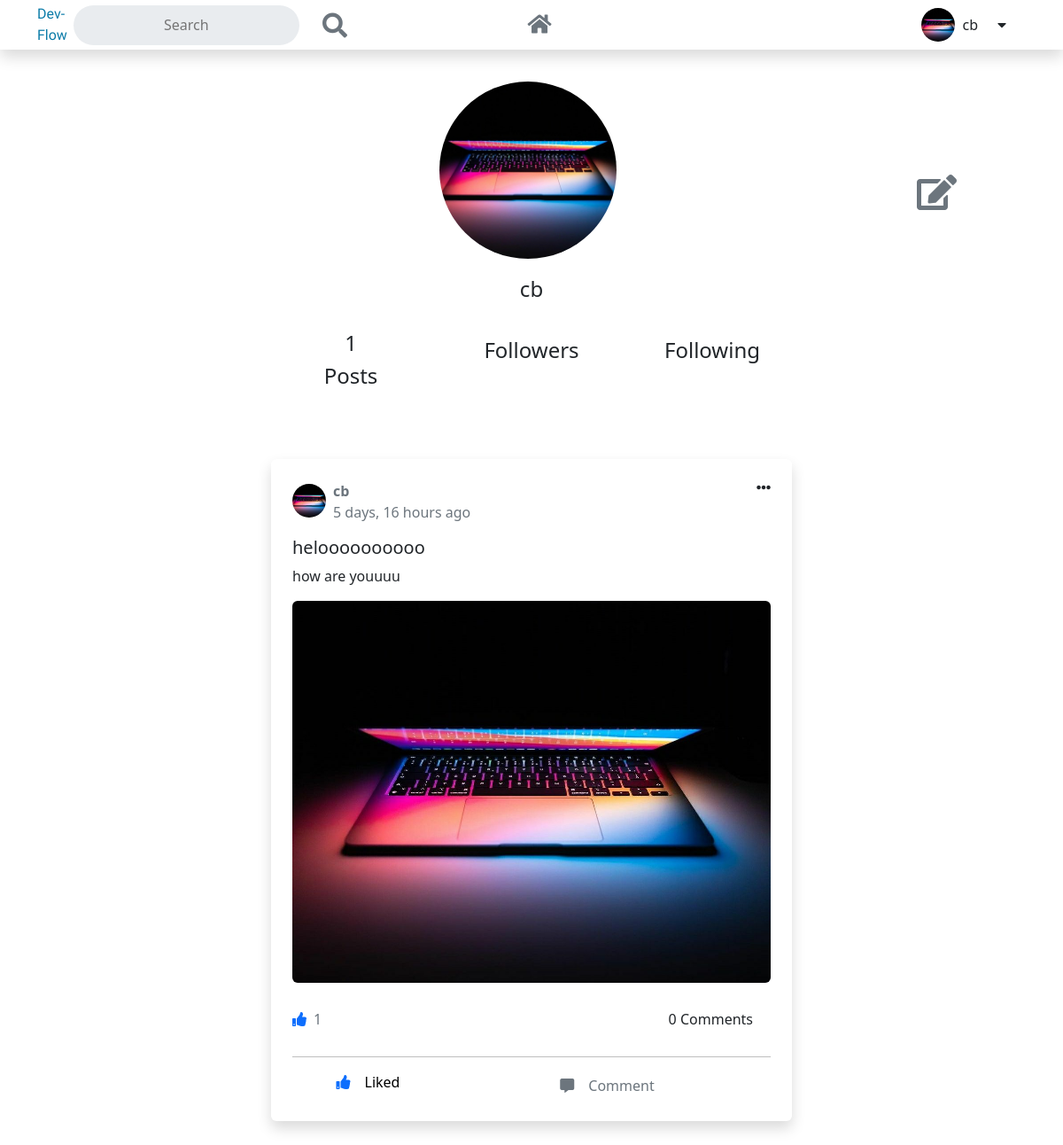
The page /user/profile (signed in) on the database as committed earlier.
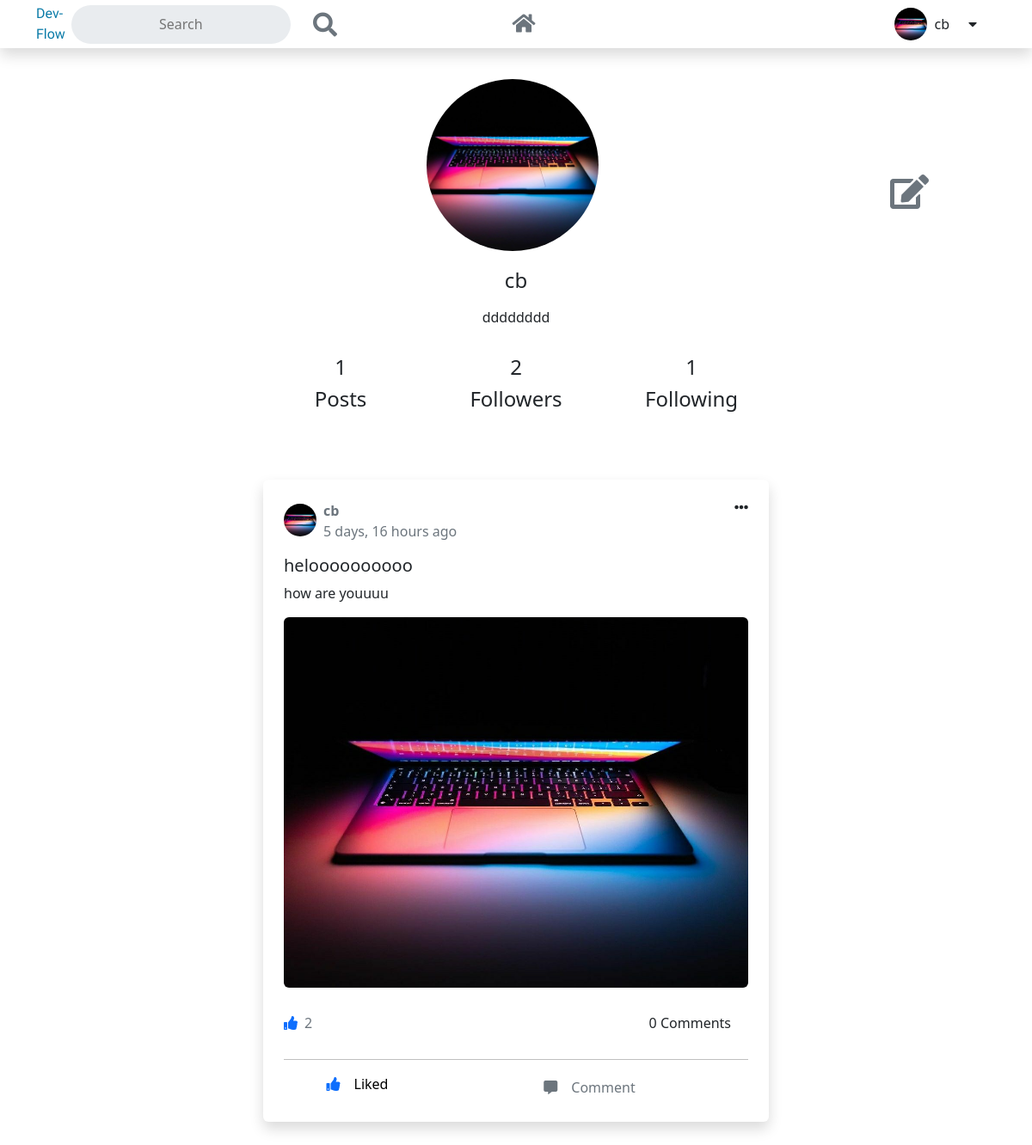
The same page on the database as committed later.
### blogapp/models.py (models this page shows, shortened)
class Blogs(models.Model):
    user = models.ForeignKey(User, on_delete=models.CASCADE, related_name='user_blog')
    LANGUAGE_CHOICES = (
        ('Python', 'Python'),
        ('Java', 'Java'),
        ('Ruby', 'Ruby'),
        ('HTML', 'HTML'),
        ('JavaScript', 'JavaScript'),
        ('C', 'C'),
        ('C++','C++'),
        ('C#','C#'),
        ('PHP','PHP'),
        ('SQL','SQL'),
       ('Swift','Swift'),
       ('Other', 'Other'),
    )
    related_language =  models.CharField(max_length=12, choices=LANGUAGE_CHOICES, null=True, blank=True)
    title = models.CharField(max_length=120)
    description = models.TextField()
    image = models.ImageField(upload_to='blog_images',null=True, blank=True)
    created_at = models.DateTimeField(auto_now_add=True)
    updated_at = models.DateTimeField(auto_now=True)
    liked_by = models.ManyToManyField(User)
    @property
    def get_liked_users(self):
        return self.liked_by.all()
    @property
    def get_likes_count(self):
        return self.get_liked_users.count()

class User(AbstractUser):
    profile_pic = models.ImageField(upload_to='profile_pics', default='default/pro_pic.png')

class UserProfile(models.Model):
    user = models.OneToOneField(User,on_delete=models.CASCADE, related_name='user_profile')
    bio = models.CharField(max_length=120, null=True, blank=True)
    mobile = models.CharField(max_length=12, null=True, blank=True)
    dob = models.DateField(null=True, blank=True)
    GENDER_CHOICES = (
        ('male', 'male'),
        ('female', 'female'),
        ('other', 'other')
    )
    gender = models.CharField(max_length=12, choices=GENDER_CHOICES, null=True, blank=True)
    following = models.ManyToManyField(User, related_name='followings', blank=True)
    followers = models.ManyToManyField(User, related_name='followers', blank=True)
    @property
    def get_following(self):
        return self.following.all()
    @property
    def get_following_count(self):
        return self.get_following.count()
    @property
    def get_followers(self):
        return self.followers.all()
    @property
    def get_followers_count(self):
        return self.get_followers.count()

### blogapp/views.py (the view, shortened to what this page needs)
# urls.py: path('user/profile', views.MyProfileView.as_view(), name='my-profile'),
class MyProfileView(View):
    def get(self, request):
        return render(request, 'my_profile.html')

### blogapp/templates/my_profile.html (shortened to what the changed rows need)
{% extends 'base.html' %}
{% load static %}
{% block content %}
<div class="row mt-5">
    <div class="col-lg-6 mx-auto">
        <div class="text-center p-3 mt-4 w-100">
            <div class="p-1">
                <img src="{{request.user.profile_pic.url}}" alt="avatar" class="rounded-circle me-2"
                    data-bs-toggle="modal" data-bs-target="#profilePic" role="button"
                    style=" width: 200px; height: 200px; object-fit: cover;" />
            </div>
            <h4 class="my-3">{{request.user}}</h4>
            <p>{{request.user.user_profile.bio}}</p>
        </div>
        <div class="row d-flex justify-content-around p-0 text-center">
            <div class="col-3">
                <h4>{{request.user.user_blog.all.count}}</h4>
                <h4>Posts</h4>
            </div>
            <div class="col-3">
                <div data-bs-toggle="modal" data-bs-target="#followers" role="button">
                    <h4 class="followers_count">{{request.user.user_profile.get_followers_count}}</h4>
                    <h4>Followers</h4>
                </div>
            </div>
            <div class="col-3">
                <div data-bs-toggle="modal" data-bs-target="#following" role="button">
                    <h4 class="following_count">{{request.user.user_profile.get_following_count}}</h4>
                    <h4>Following</h4>
                </div>
            </div>
        </div>
        <div class="pb-5">
            <div class="d-flex flex-column justify-content-center w-100 mx-auto" style="padding-top: 56px;">
                {% for blog in request.user.user_blog.all %}
                <div class="bg-white p-4 rounded shadow mt-3">
                    <div class="d-flex justify-content-between">
                        <div class="d-flex">
                            <img src="{{blog.user.profile_pic.url}}" alt="avatar" class="rounded-circle me-2 mt-1"
                                style="width: 38px; height: 38px; object-fit: cover" />
                            <div>
                                <p class="m-0 fw-bold text-muted">{{blog.user}}</p>
                                <span class="text-muted fs-7">{{blog.updated_at | timesince}} ago</span>
                            </div>
                        </div>
                        {% if blog.user == request.user %}
                        <i class="fas fa-ellipsis-h" type="button" id="post1Menu" data-bs-toggle="dropdown"
                            aria-expanded="false"></i>
                        {% endif %}
                    </div>
                    <div class="mt-3">
                        <div>
                            <h5>{{blog.title}}</h5>
                            <p>
                                {{blog.description}}
                            </p>
                            {% if blog.image %}
                            <img src="{{blog.image.url}}" alt="post image" class="img-fluid rounded" />
                            {% endif %}
                        </div>
                        <div class="post__comment mt-3 position-relative">
                            <div class="
                          d-flex
                          align-items-center
                          top-0
                          start-0
                          position-absolute
                        " style="height: 50px; z-index: 5">
                                <div class="me-2">
                                    <i class="text-primary fas fa-thumbs-up"></i>
                                </div>
                                <p class="m-0 text-muted fs-7 like_count{{blog.id}}">{{ blog.get_likes_count}}</p>
                            </div>
                            <div class="accordion" id="accordionExample">
                                <div class="accordion-item border-0">
                                    <h2 class="accordion-header" id="headingTwo">
                                        <div class="
                                            view_comment
                                accordion-button
                                collapsed
                                pointer
                                d-flex
                                justify-content-end
                              " data-bs-toggle="collapse" data-bs-target="#collapsePost{{blog.id}}"
                                            aria-expanded="false" aria-controls="collapsePost{{blog.id}}">
                                            <p class="m-0 comment_count{{blog.id}}">{{blog.blog_comment.all.count}}
                                                Comments</p>
                                        </div>
                                    </h2>
                                    <hr />
                                    <div class="d-flex justify-content-around">
                                        <div class="like_container">
                                            <div class="like_btn d-flex
                                                justify-content-center
                                                align-items-center
                                                like_btn{{blog.id}}" role="button">
                                                {% if request.user in blog.liked_by.all %}
                                                <i class="fas fa-thumbs-up me-3 text-primary"></i>
                                                <p class="m-0">Liked</p>
                                                {% else %}
                                                <i class="fas fa-thumbs-up me-3"></i>
                                                <p class="m-0">Like</p>
                                                <input type="hidden" name="" class="is_liked" value="False">
                                                {% endif %}
                                            </div>
                                        </div>
                                        <div class="
                                            view_comment
                                dropdown-item
                                rounded
                                d-flex
                                justify-content-center
                                align-items-center
                                pointer
                                text-muted
                                p-1
                                w-50
                              " data-bs-toggle="collapse" data-bs-target="#collapsePost{{blog.id}}"
                                            aria-expanded="false" aria-controls="collapsePost{{blog.id}}" role="button">
                                            <i class="fas fa-comment-alt me-3"></i>
                                            <p class="m-0">Comment</p>
                                        </div>
                                    </div>
                                </div>
                            </div>
                        </div>
                    </div>
                </div>
                {% endfor%}
            </div>
        </div>
    </div>
</div>
{% endblock %}

### blogapp/templates/includes/navbar.html (shortened to what this page needs)
<div class="bg-white d-flex align-items-center shadow w-100"
    style="min-height: 56px; position: fixed; top: 0; z-index: 12;">
    <div class="container">
        <div class="row align-items-center">
            <div class="col d-flex align-items-center">
                <a href="{% url 'home' %}" class="logo" style="color: rgb(10, 123, 168);">Dev-Flow</a>
                <div class="input-group ms-2" type="button">
                    <span class="input-group-prepend d-none d-lg-block">
                        <div>
                            <form class="d-flex" action="{% url 'search-blogs' %}">
                                <input name="search-input" style="min-height: 40px; min-width: 230px" type="text"
                                    class="input-group-text bg-gray border-0 rounded-pill" placeholder="Search" />
                                <button type="submit">
                                    <i class="fas fa-search me-2 text-muted fs-3 ms-3 pt-1"></i>
                                </button>
                            </form>
                        </div>
                    </span>
                </div>
            </div>
            <div class=" col d-none d-xl-flex justify-content-center">
                <a href="{% url 'home' %}" class="mx-4 nav__btn nav__btn-active">
                    <button type="button" class="btn px-4">
                        <i class="fas fa-home text-muted fs-4"></i>
                    </button>
                </a>
            </div>
            <div class="col d-flex align-items-center justify-content-end">
                <div class="align-items-center justify-content-center d-none d-xl-flex">
                    <img src="{{request.user.profile_pic.url}}" class="rounded-circle me-2" alt="avatar"
                        style="width: 38px; height: 38px; object-fit: cover" />
                    <p class="m-0">{{request.user}}</p>
                </div>
                <div class="
                rounded-circle
                p-1
                bg-gray
                d-flex
                align-items-center
                justify-content-center
                mx-2
              " style="width: 38px; height: 38px" type="button" id="secondMenu" data-bs-toggle="dropdown"
                    aria-expanded="false" data-bs-auto-close="outside">
                    <i class="fas fa-caret-down"></i>
                </div>
            </div>
        </div>
    </div>
</div>

Rows that differ between the two databases and show on the page:
changed User "cb": user.user_profile.bio (not shown) → "dddddddd"; user.user_profile.get_followers_count (not shown) → "2"; user.user_profile.get_following_count (not shown) → "1"
computed for Blogs "heloooooooooo": get_likes_count "1" → "2"
